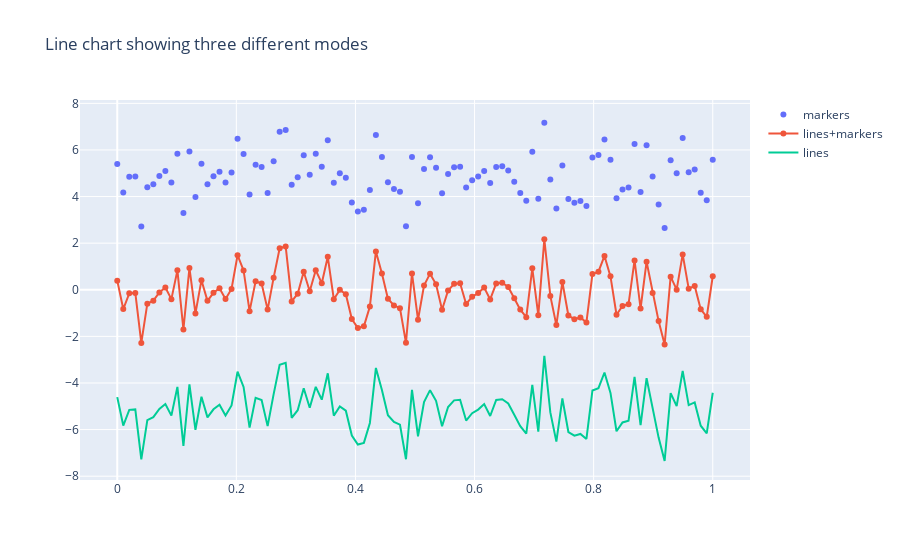

Here is the notebook cell this chart was saved with:
### Code cell
x_values = np.linspace(0, 1, 100)

# 100 sample from a standard normal distribution
y_values = np.random.randn(100)   

# create traces
trace0 = go.Scatter(
    x = x_values,
    y = y_values+5,
    mode = 'markers',
    name = 'markers'
)
trace1 = go.Scatter(
    x = x_values,
    y = y_values,
    mode = 'lines+markers',
    name = 'lines+markers'
)
trace2 = go.Scatter(
    x = x_values,
    y = y_values-5,
    mode = 'lines',
    name = 'lines'
)

# create the data
data = [trace0, trace1, trace2]  # assign traces to data

# create the layout
layout = go.Layout(
    title = 'Line chart showing three different modes'
)

# crate the fig
fig = go.Figure(data=data,layout=layout)
fig.show()
